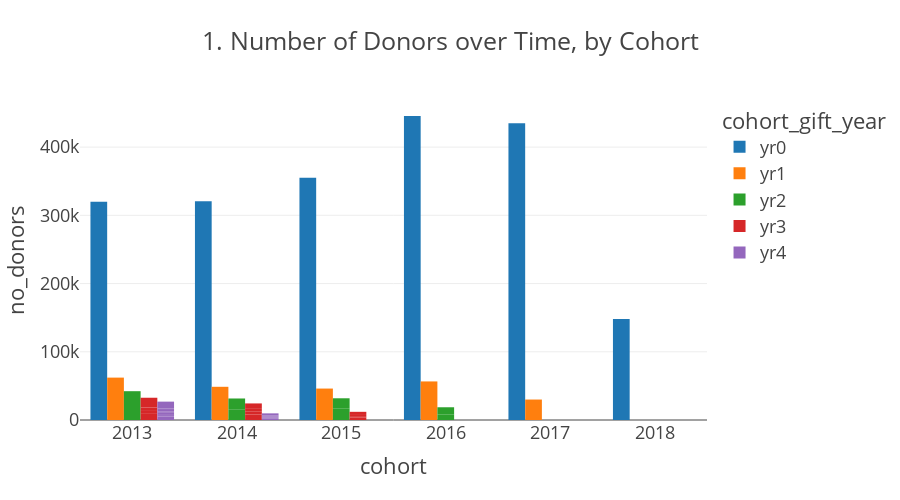

Notebook source saved alongside this figure:
### Code cell
pio.templates.default = "presentation"


fig = px.bar(df5.query('neg_yr=="1"'), x="cohort", y='no_donors', color='cohort_gift_year', barmode='group',
            title="1. Number of Donors over Time, by Cohort",
           # color_discrete_sequence =['red','seagreen', 'tomato', 'mediumseagreen'],
           # hover_data=['cohort', 'no_donors', 'count_yr2'],
            # labels={'cohort':'class'}, 
             height=500)
 #barmode='group', labels={'index':'year', 'y':'amount ($)'}, 
fig.update_xaxes(type='category')
fig.show()

### Figure 1 — Plotly figure (JSON) as saved in the notebook; plotly's stock layout.template omitted (floating-point values rounded to 4 significant figures)
{"data": [{"alignmentgroup": "True", "hovertemplate": "cohort_gift_year=yr0<br>cohort=%{x}<br>no_donors=%{y}<extra></extra>", "legendgroup": "yr0", "marker": {"color": "#1F77B4"}, "name": "yr0", "offsetgroup": "yr0", "orientation": "v", "showlegend": true, "textposition": "auto", "type": "bar", "x": [2013, 2014, 2015, 2016, 2017, 2018], "xaxis": "x", "y": [320069, 320673, 355137, 445598, 434991, 147945], "yaxis": "y"}, {"alignmentgroup": "True", "hovertemplate": "cohort_gift_year=yr1<br>cohort=%{x}<br>no_donors=%{y}<extra></extra>", "legendgroup": "yr1", "marker": {"color": "#FF7F0E"}, "name": "yr1", "offsetgroup": "yr1", "orientation": "v", "showlegend": true, "textposition": "auto", "type": "bar", "x": [2013, 2014, 2015, 2016, 2017], "xaxis": "x", "y": [62130, 48667, 46078, 56538, 29990], "yaxis": "y"}, {"alignmentgroup": "True", "hovertemplate": "cohort_gift_year=yr2<br>cohort=%{x}<br>no_donors=%{y}<extra></extra>", "legendgroup": "yr2", "marker": {"color": "#2CA02C"}, "name": "yr2", "offsetgroup": "yr2", "orientation": "v", "showlegend": true, "textposition": "auto", "type": "bar", "x": [2013, 2013, 2014, 2014, 2015, 2015, 2016, 2016], "xaxis": "x", "y": [16153, 26080, 15786, 15739, 16520, 15323, 8338, 10335], "yaxis": "y"}, {"alignmentgroup": "True", "hovertemplate": "cohort_gift_year=yr3<br>cohort=%{x}<br>no_donors=%{y}<extra></extra>", "legendgroup": "yr3", "marker": {"color": "#D62728"}, "name": "yr3", "offsetgroup": "yr3", "orientation": "v", "showlegend": true, "textposition": "auto", "type": "bar", "x": [2013, 2013, 2013, 2013, 2014, 2014, 2014, 2014, 2015, 2015, 2015, 2015], "xaxis": "x", "y": [8968, 4310, 5037, 14320, 8220, 3936, 4173, 7961, 3535, 2115, 1737, 4597], "yaxis": "y"}, {"alignmentgroup": "True", "hovertemplate": "cohort_gift_year=yr4<br>cohort=%{x}<br>no_donors=%{y}<extra></extra>", "legendgroup": "yr4", "marker": {"color": "#9467BD"}, "name": "yr4", "offsetgroup": "yr4", "orientation": "v", "showlegend": true, "textposition": "auto", "type": "bar", "x": [2013, 2013, 2013, 2013, 2013, 2013, 2013, 2013, 2014, 2014, 2014, 2014, 2014, 2014, 2014, 2014], "xaxis": "x", "y": [5010, 2195, 1453, 1898, 2196, 1962, 2337, 9878, 1902, 913, 582, 837, 797, 853, 628, 3220], "yaxis": "y"}], "layout": {"barmode": "group", "height": 500, "legend": {"title": {"text": "cohort_gift_year"}, "tracegroupgap": 0}, "title": {"text": "1. Number of Donors over Time, by Cohort"}, "xaxis": {"anchor": "y", "domain": [0, 1], "title": {"text": "cohort"}, "type": "category"}, "yaxis": {"anchor": "x", "domain": [0, 1], "title": {"text": "no_donors"}}}}
